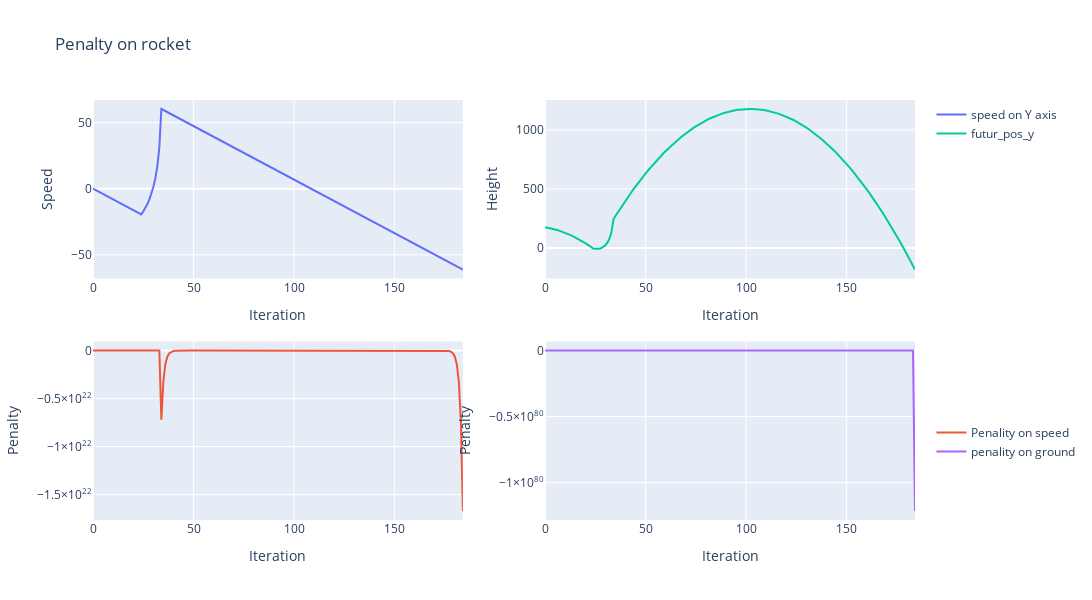

Notebook code for this chart:
### Code cell
fig = make_subplots(rows=2, cols=2)
fig.append_trace(go.Scatter(x=df_traj['iter'],
                             y=df_traj['speed_y'], 
                             name='speed on Y axis',
                             legendgroup = '1'),
                             row=1, col=1, )

fig.append_trace(go.Scatter(x=df_penalty['iter'], 
                            y=df_penalty['speed_constraint'], 
                            name='Penality on speed',
                            legendgroup = '2'),
              row=2, col=1)




fig.append_trace(go.Scatter(x=df_traj['iter'],
                             y=df_traj['futur_pos_y'], 
                             name='futur_pos_y',
                             legendgroup = '1'),
                             row=1, col=2, )

fig.append_trace(go.Scatter(x=df_penalty['iter'], 
                            y=df_penalty['y_lim_constraint'], 
                            name='penality on ground',
                            legendgroup = '2'),
              row=2, col=2)


fig.update_layout(height=600, width=1400, 
                  title_text="Penalty on rocket", 
                  legend_tracegroupgap = 280,
                  xaxis1_title = 'Iteration',
                  xaxis2_title = 'Iteration',
                  xaxis3_title = 'Iteration',
                  xaxis4_title = 'Iteration',
                  yaxis1_title = 'Speed',
                  yaxis2_title = 'Height',
                  yaxis3_title = 'Penalty',
                  yaxis4_title = 'Penalty')
fig.show()

### Figure 1 — Plotly figure (JSON) as saved in the notebook; plotly's stock layout.template omitted (floating-point values rounded to 4 significant figures; data arrays with more than 128 entries replaced by an {"elided": "..."} marker saying what was removed)
{"data": [{"legendgroup": "1", "name": "speed on Y axis", "type": "scatter", "x": {"elided": "185 int values"}, "xaxis": "x", "y": {"elided": "185 float values"}, "yaxis": "y"}, {"legendgroup": "2", "name": "Penality on speed", "type": "scatter", "x": {"elided": "185 int values"}, "xaxis": "x3", "y": {"elided": "185 float values"}, "yaxis": "y3"}, {"legendgroup": "1", "name": "futur_pos_y", "type": "scatter", "x": {"elided": "185 int values"}, "xaxis": "x2", "y": {"elided": "185 float values"}, "yaxis": "y2"}, {"legendgroup": "2", "name": "penality on ground", "type": "scatter", "x": {"elided": "185 int values"}, "xaxis": "x4", "y": {"elided": "185 float values"}, "yaxis": "y4"}], "layout": {"height": 600, "legend": {"tracegroupgap": 280}, "title": {"text": "Penalty on rocket"}, "width": 1400, "xaxis": {"anchor": "y", "domain": [0, 0.45], "title": {"text": "Iteration"}}, "xaxis2": {"anchor": "y2", "domain": [0.55, 1], "title": {"text": "Iteration"}}, "xaxis3": {"anchor": "y3", "domain": [0, 0.45], "title": {"text": "Iteration"}}, "xaxis4": {"anchor": "y4", "domain": [0.55, 1], "title": {"text": "Iteration"}}, "yaxis": {"anchor": "x", "domain": [0.575, 1], "title": {"text": "Speed"}}, "yaxis2": {"anchor": "x2", "domain": [0.575, 1], "title": {"text": "Height"}}, "yaxis3": {"anchor": "x3", "domain": [0, 0.425], "title": {"text": "Penalty"}}, "yaxis4": {"anchor": "x4", "domain": [0, 0.425], "title": {"text": "Penalty"}}}}
